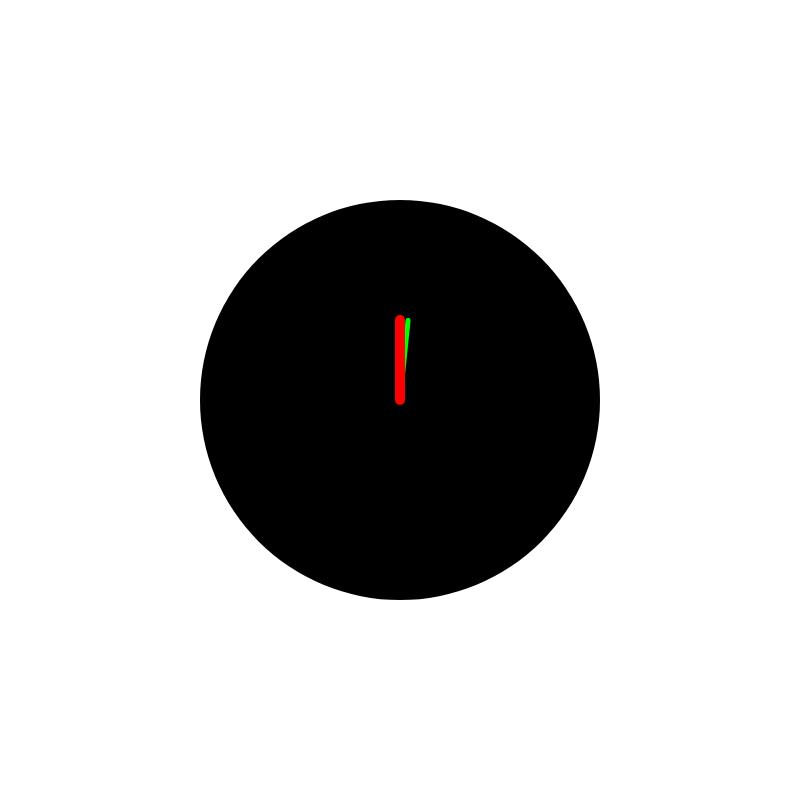
Frame 1 (no input)
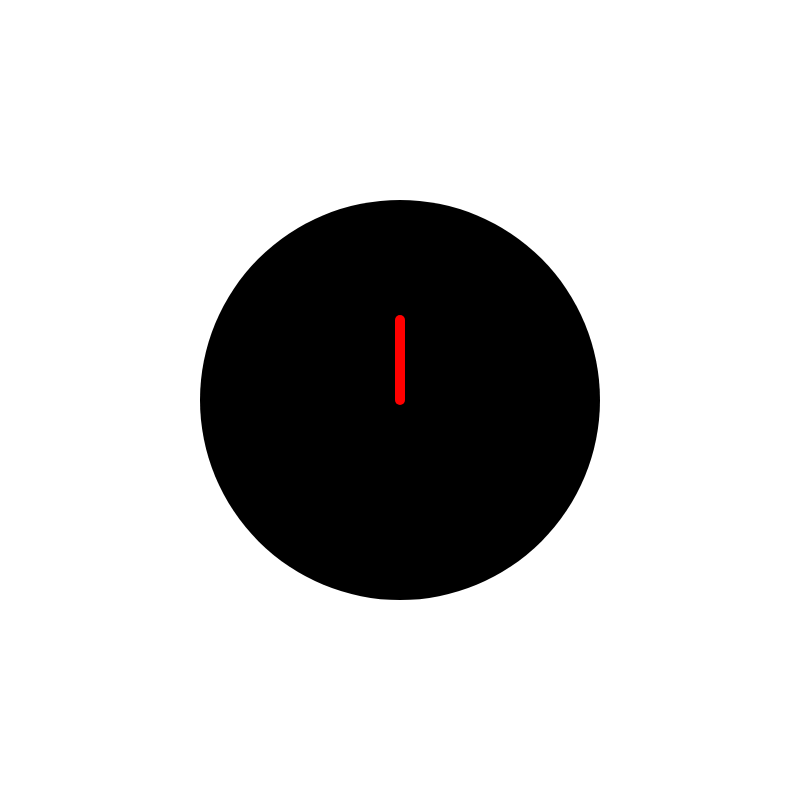
Frame 60 (no input)
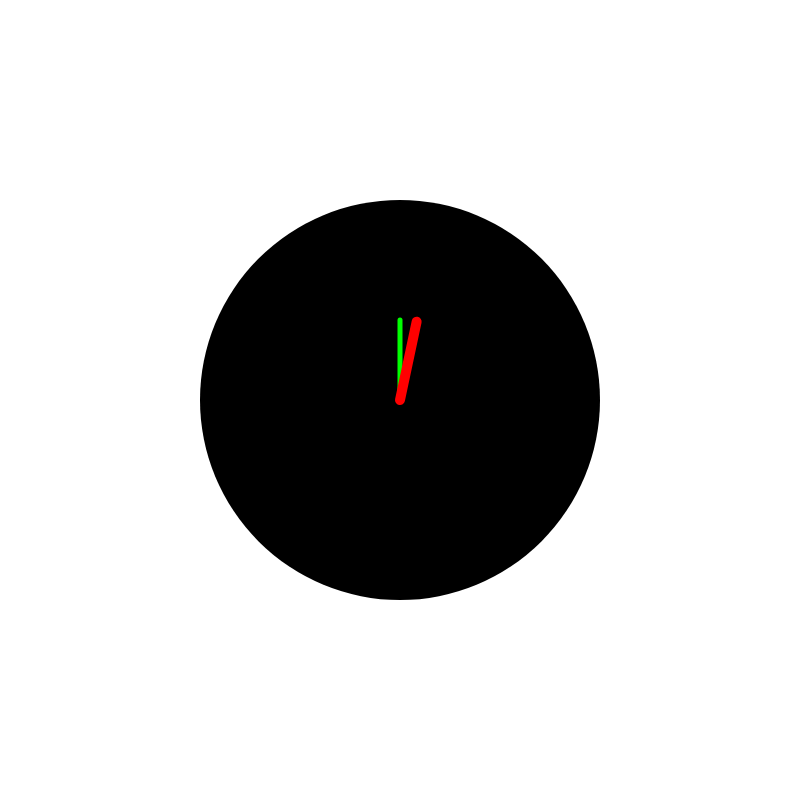
Frame 120 (the mouse pressed at the canvas centre since frame 60)

The p5.js sketch that drew these frames (run headless with seeded random() and noise() and a simulated clock; from frame 60 on, the mouse is pressed at the canvas centre):

// p5.js sketch
// ── sketch.js
// https://p5js.org/examples/input-clock.html

let w = 800
let h = 800;

function setup() {

  createCanvas(w, h);
  angleMode(DEGREES);
}

function draw() {

  background(255);

  milliseconds = int(millis() % 60000);
  seconds = int(milliseconds / 1000);
  //seconds = milliseconds / 1000;

  s = map(seconds, 0, 60, 0, 360);
  m = map(milliseconds, 0, 1000, 0, 360);

  // draw background
  fill(0);
  noStroke();
  ellipse(w / 2, h / 2, w / 2, w / 2);

  // milliseconds
  push();
  translate(w / 2, h / 2);
  rotate(m);
  stroke(0, 255, 0);
  strokeWeight(5);
  line(0, 0, 0, -80);
  pop();

  // seconds
  push();
  translate(w / 2, h / 2);
  rotate(s);
  stroke(255, 0, 0);
  strokeWeight(10);
  line(0, 0, 0, -80);
  pop();

}
